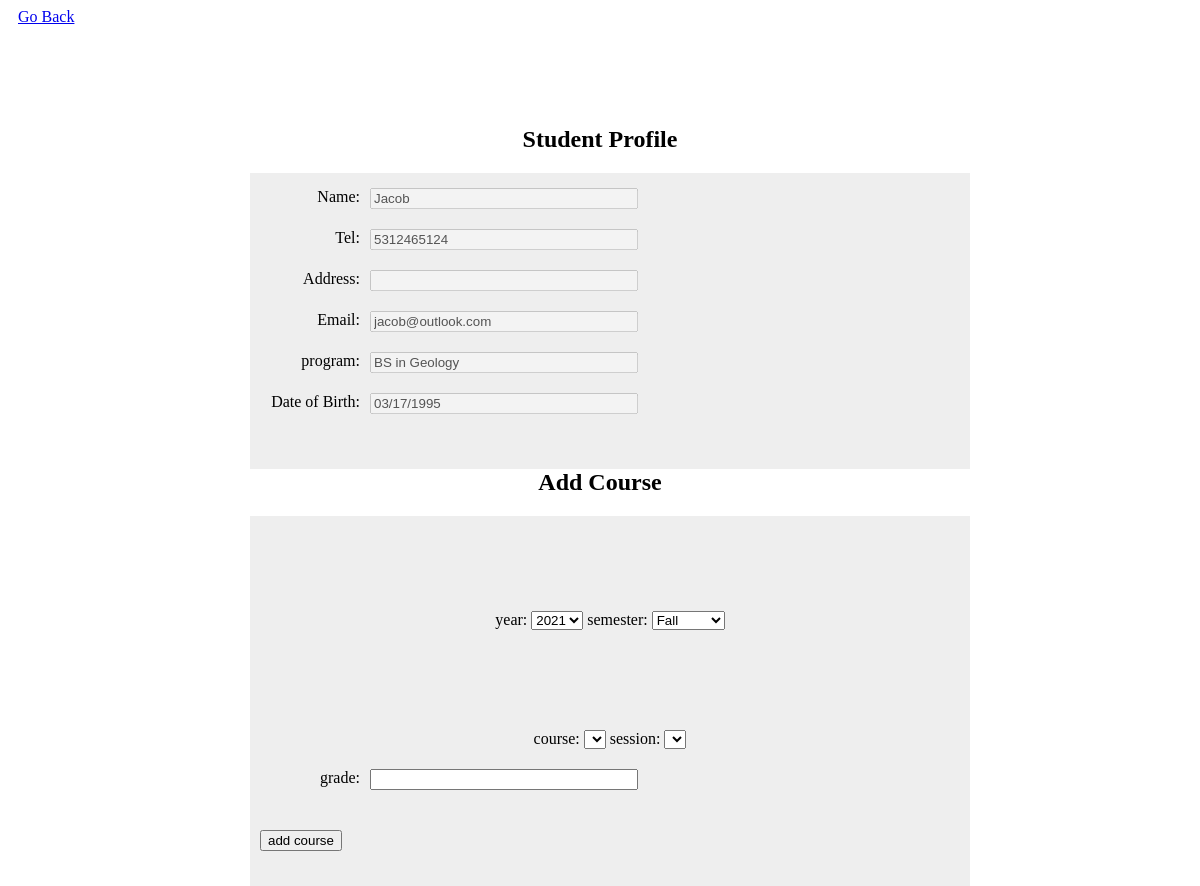
Page /add_enrollment.php?id=3 on the committed database.
### tables this page shows
CREATE TABLE IF NOT EXISTS `student` (
  `student_id` int UNSIGNED NOT NULL AUTO_INCREMENT,
  `name` varchar(255) DEFAULT NULL,
  `email` varchar(255) DEFAULT NULL,
  `address` varchar(255) DEFAULT NULL,
  `password` varchar(255) NOT NULL DEFAULT '123',
  `program_id` int DEFAULT NULL,
  `tel` varchar(255) DEFAULT NULL,
  `dob` varchar(255) DEFAULT NULL,
  PRIMARY KEY (`student_id`) USING BTREE
);

CREATE TABLE IF NOT EXISTS `program` (
  `program_id` int NOT NULL AUTO_INCREMENT,
  `type` varchar(255) DEFAULT NULL,
  `program_name` varchar(255) DEFAULT NULL,
  PRIMARY KEY (`program_id`) USING BTREE
);

### add_enrollment.php (the view, shortened to what this page needs)
<?php
include 'mysql.php';
$student_id = $_GET['id'];
$sql = "select student.*,program.program_name from student join program on program.program_id = student.program_id and student_id=$student_id;
";
$result = mysqli_query($conn,$sql);
$student_info = mysqli_fetch_assoc($result);
$year_sql = "select * from course";
$year_result = mysqli_query($conn,$year_sql);
$year = $semester = [];
while ($row = mysqli_fetch_assoc($year_result)) {
    $year[] =$row['year'];
    $semester[]=$row['semester'];
}
$year = array_unique($year);
$semester = array_unique($semester);
?>
<!DOCTYPE html>
<html lang="en">
<head>
    <a style="margin: 10px" href="edit_student.php?year=2021&semester=Fall&id=<?php echo  $student_info['student_id'];  ?>">Go Back</a>
</head>
<body>
<div class="adds-stu-wrap" style="display: block">
    <h2 class="head" style="text-align:center"> Student Profile</h2>
    <div class="adds-stu">
        <form action="edit_student_do.php" method="post">
                    <div>
                        <p>Name:</p>
                        <input type="text" name="name" disabled id="" value="<?php echo  $student_info['name'];  ?>">
                    </div>
                    <div>
                        <p>Tel:</p>
                        <input type="text" name="tel" id=""  disabled value="<?php echo  $student_info['tel'];  ?>">
                    </div>
                    <div>
                        <p>Address:</p>
                        <input type="text" name="address" id="" disabled value="<?php echo  $student_info['address'];  ?>">
                    </div>
                     <div>
                        <p>Email:</p>
                        <input type="text" name="email" id="" disabled value="<?php echo  $student_info['email'];  ?>">
                    </div>
                    <div>
                        <p>program:</p>
                        <input type="text" name="program" id="" disabled value="<?php echo  $student_info['program_name'];  ?>">
                    </div>
                    <div>
                        <p>Date of Birth:</p>
                        <input type="text" name="dob" id=""  disabled value="<?php echo  $student_info['dob'];  ?>">
                    </div>
        </form>
    </div>
</div>
<div class="adds-stu-wrap" style="display: block">
    <h2 class="head" style="text-align:center">Add Course </h2>
    <div class="adds-stu">
        <form action="edit_student_do.php" method="post">
            <div style="text-align: center;margin-top: 80px">
                year:
                <select name="year" id="year" onchange="get_course()">
                    <?php
                    foreach ($year as $item){
                        ?>
                        <option value ="<?php echo  $item;  ?>"  ><?php echo  $item;  ?></option>
                        <?php
                    }
                    ?>
                </select>
                semester:
                <select name="semester" id="semester" onchange="get_course()">
                    <?php
                    foreach ($semester as $item){
                        ?>
                        <option value ="<?php echo  $item;  ?>" ><?php echo  $item;  ?></option>
                        <?php
                    }
                    ?>
                </select>
            </div>
            <div style="text-align: center;margin-top: 80px">
                course:
                <select name="course" id="course" onchange="get_session()">
                </select>
                session:
                <select name="session" id="session">
                </select>
            </div>
            <div>
                <p>grade:</p>
                <input type="text" name="grade" id="" value="">
            </div>
            <div>
                <button>add course</button>
            </div>
        </form>
    </div>
</div>
</body>
</html>

### add_enrollment.php (style rules this page uses)
.adds-stu-wrap { width: 700px; height: auto; margin: 0 auto; margin-top: 100px; }
.adds-stu { float: left; width: 100%; height: auto; background-color: #eee; padding: 15px 10px; }
.adds-stu div { float: left; width: 100%; margin-bottom: 20px; }
.adds-stu div>p { float: left; width: 100px; margin: 0 10px 0 0; text-align: right; }
.adds-stu div>input { float: left; width: 260px; }

### rows in the picture
student: name "Jacob", tel "5312465124", email "jacob@outlook.com", program "BS in Geology", dob "03/17/1995"

### other values in the picture
form field year "2021"
form field semester "Fall"
